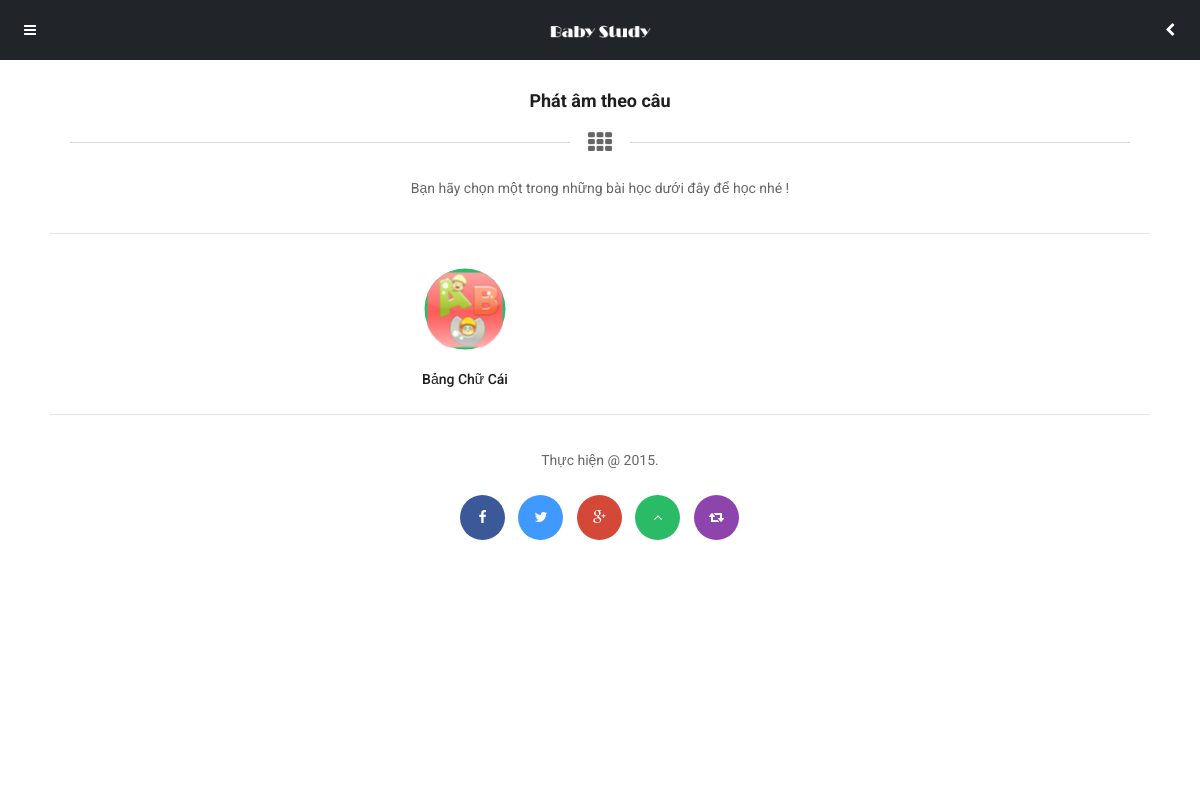
/Source-code/danhsachbaihoc.php?lsid=1 (signed in), run on an earlier commit of the app's database.
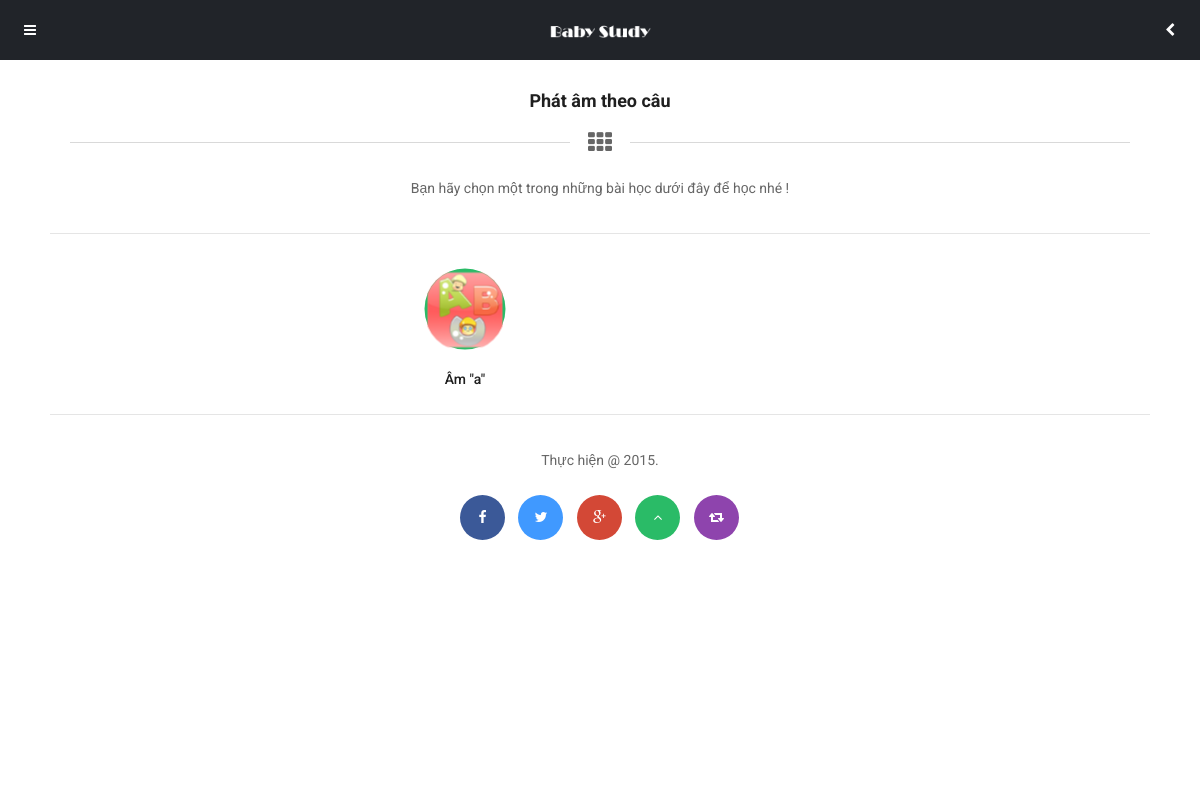
And on a later commit of the database.
### tables this page shows
CREATE TABLE IF NOT EXISTS `baihoc` (
  `bh_ID` int(11) NOT NULL AUTO_INCREMENT,
  `bh_TenBaiHoc` varchar(150) NOT NULL,
  `bh_LoaiBaiHoc` int(11) NOT NULL,
  `bh_NgayTao` datetime NOT NULL,
  `bh_HinhDaiDien` varchar(150) NOT NULL,
  `bh_SoLanChon` int(11) NOT NULL,
  PRIMARY KEY (`bh_ID`),
  KEY `fk_baihoc_loaibaihoc_idx` (`bh_LoaiBaiHoc`)
);

### Source-code/dataconfig/dataprovider.php (called while the page is built, shortened)
<?php
class DataProvider
{
  public static function GetRows($sql)
  {
	$connection = mysqli_connect(HOSTNAME,USERNAME,PASSWORD,DATABASE) or
      	die ("couldn't connect to localhost");
    mysqli_query($connection,"set names 'utf8'");
    $result = mysqli_query($connection,$sql);
	$i = 0;
	while ($row = mysqli_fetch_array($result))
	{
		$returnresult[$i++] = $row;
	}
    return $returnresult;
	}
}
?>

### Source-code/include/inc-dsbaihoc.php (the view, shortened to what this page needs)
         <div class="content">
         <div class="header-clear-large"></div>
             <div class="container heading-style-5">
                 <h4 class="heading-title">Phát âm theo câu</h4>
                 <i class="fa fa-th heading-icon"></i>
                 <p class="heading-subtitle">
                     Bạn hãy chọn một trong những bài học dưới đây để học nhé !
                 </p>
             </div>
             <div class="decoration"></div>
             <div class="thumbnail-menu">
		<?php
			include_once("dataconfig/dataprovider.php");
			$lessonid = $_GET['lsid'];
			$sql = "SELECT bh_ID, bh_TenBaiHoc, bh_HinhDaiDien FROM baihoc WHERE bh_LoaiBaiHoc = $lessonid";
			$result = DataProvider::GetRows($sql);
			if($result != null)
			{
				foreach ($result as $value) {
		?>
                 <a href="baihoc.php?bh=<?php echo $value['bh_ID']; ?>&lbh=<?php echo $lessonid; ?>">
                     <i class="bg-green-dark bg-hover-green-dark fa border-radius-img">
				<img class="img-responsive img-circle" src="<?php echo $value['bh_HinhDaiDien']; ?>">
			</i>
                     <em><?php echo $value['bh_TenBaiHoc'];?></em>
                 </a>
                 <?php
				}
			}
		?>
             </div>
             <div class="decoration"></div>
             <?php
	include_once("include/inc-footer.php");
?>
         </div>

### Source-code/danhsachbaihoc.php (shortened to what this page needs)
<!DOCTYPE HTML>
<head>
<link href="styles/style.css"           rel="stylesheet" type="text/css">
<link href="styles/framework.css"       rel="stylesheet" type="text/css">
<link href="styles/font-awesome.css"    rel="stylesheet" type="text/css">
<link href="styles/animate.css"         rel="stylesheet" type="text/css">
<link href="styles/custom.css"         rel="stylesheet" type="text/css">
</head>
<body class="dual-sidebar">
<div id="header-fixed">
    <a class="open-left-sidebar" href="#"><i class="fa fa-navicon"></i></a>
    <a class="header-logo" href="index.php"><img src="images/logo-light.png" alt="img"></a>
	<a class="open-right-sidebar" href='#'><i class="fa fa-chevron-left"></i></a>
</div>
<div class="all-elements">
    <div class="snap-drawers">
    <?php
	include('include/inc-leftside.php');
?>
        <div id="content" class="snap-content">
            <?php
				include_once("include/inc-dsbaihoc.php");
			?>
        </div>
    </div>
</div>
</body>

### Source-code/include/inc-leftside.php (shortened to what this page needs)
<div class="snap-drawer snap-drawer-left">
            <div class="sidebar-header">
                <a class="close-sidebar" href="#"><i class="fa fa-times"></i></a>
            </div>
            <div class="sidebar-logo">
            </div>
            <p class="sidebar-divider">Danh mục</p>
            <div class="sidebar-menu">
                <a class="menu-item" href="index.php">
                    <em style="color: blue;">Trang chủ</em>
                </a>
                <a class="menu-item" href="danhsachbaihoc.php?lsid=1">
                    <em style="color: red;">Đọc âm</em>
                </a>
                <a class="menu-item" href="danhsachbaihoc.php?lsid=2">
                    <em style="color: green;">Đọc từ</em>
                </a>
                <a class="menu-item" href="#">
                    <em>Đọc câu</em>
                </a>
                <a class="menu-item" href="danhsachbaihoc.php?lsid=4">
                    <em>Đọc theo hình ảnh</em>
                </a>
				<a class="menu-item close-sidebar" href="#">
                    <em>Bài tập</em>
                </a>
				<a class="menu-item close-sidebar" href="#">
                    <em>Trò chơi</em>
                </a>
            </div>
            <p class="sidebar-divider">Hệ thống</p>
        </div>

### Source-code/include/inc-footer.php
<div class="footer">
                    <p class="center-text">Thực hiện @ 2015.</p>
                    <div class="footer-icons">
                        <a href="#" class="scale-hover facebook-color social-ball"><i class="fa fa-facebook"></i></a>
                        <a href="#" class="scale-hover twitter-color social-ball"><i class="fa fa-twitter"></i></a>
                        <a href="#" class="scale-hover google-color social-ball"><i class="fa fa-google-plus"></i></a>
                        <a href="#" class="scale-hover back-to-top bg-green-dark social-ball"><i class="fa fa-angle-up"></i></a>
                        <a href="#" class="scale-hover show-share-bottom bg-magenta-dark social-ball"><i class="fa fa-retweet"></i></a>
                    </div>
                </div>

### Source-code/styles/style.css (style rules this page uses)
#header-fixed { opacity:1; position:fixed; width:100%; height:60px; background-color:#FFFFFF; z-index:99999; }
.header-clear-large { height:90px; }
#content { -webkit-box-shadow: 0 0px 7px 5px rgba(0,0,0,0.2); box-shadow: 0 0px 7px 5px rgba(0,0,0,0.2); }
#header-fixed { background-color:#212429; height:60px; }
#header-fixed img { position:relative; z-index:9; width:110px; margin-left:auto; margin-right:auto; margin-top:23px; }
#header-fixed .open-left-sidebar { position:absolute; z-index:10; left:0px; top:0px; width:60px; height:60px; line-height:60px; text-align:center; color:#FFFFFF; }
#header-fixed .open-left-sidebar i { width:60px; height:60px; line-height:60px; text-align:center; }
#header-fixed .open-right-sidebar { position:absolute; z-index:10; right:0px; top:0px; width:60px; height:60px; line-height:60px; text-align:center; color:#FFFFFF; }
#header-fixed .open-right-sidebar i { width:60px; height:60px; line-height:60px; text-align:center; }
.snap-drawer * { transition:all 250ms ease; }
.sidebar-header { height:60px; border-bottom:solid 1px rgba(255,255,255,0.05); background-color:#212429; }
.sidebar-header a { width:53px; float:left; }
.sidebar-logo { border-bottom:solid 1px rgba(0,0,0,0.1); }
.menu-item { height:60px; color:#6b757d; transition:all 250ms ease; }
.menu-item em { font-family:'Roboto', sans-serif; color:#3b4043; display:block; line-height:52px; font-style:normal; padding-left:75px; font-size:14px; font-weight:500; }
.snap-drawer, .snap-drawers { background-color:#FFFFFF!important; }
.sidebar-menu { margin-bottom:30px; }
.sidebar-divider { font-family:'Roboto', sans-serif; margin-top:10px; margin-bottom:20px; padding-bottom:7px; font-size:10px; padding-left:30px; font-weight:800; text-transform: uppercase; color:495254; border-bottom:solid 1px rgba(0,0,0,0.1); }
.footer p { margin-bottom:20px; }
.footer-icons { width:280px; margin-left:auto; margin-right:auto; margin-bottom:30px; }
.footer-icons a:last-child { margin-right:0px; }
.thumbnail-menu a em { display:block; text-align:center; font-style:normal; }
.thumbnail-menu a { margin-bottom:20px; }
.thumbnail-menu a i { transition:all 200ms ease; -moz-transform: scale(0.9, 0.9); -webkit-transform: scale(0.9, 0.9); -o-transform: scale(0.9, 0.9); -ms-transform: scale(0.9, 0.9); transform: scale(0.9, 0.9); }
@media (min-width:460px) { .thumbnail-menu { width:400px; margin-left:auto; margin-right:auto; } }
@media (min-width:460px) { .thumbnail-menu a { width:90px; float:left; margin-left:20px; margin-right:20px; font-size:14px; color:#1f1f1f; font-weight:500; } }
@media (min-width:460px) { .thumbnail-menu a i { width:90px; height:90px; line-height:90px; border-radius:90px; text-align:center; font-size:27px; color:#FFFFFF; } }

### Source-code/styles/custom.css (style rules this page uses)
.border-radius-img img { border-radius: 90px !important; }

What changed in the data, as far as the page shows it:
changed baihoc: bh_TenBaiHoc "Bảng Chữ Cái" → "Âm \"a\""
